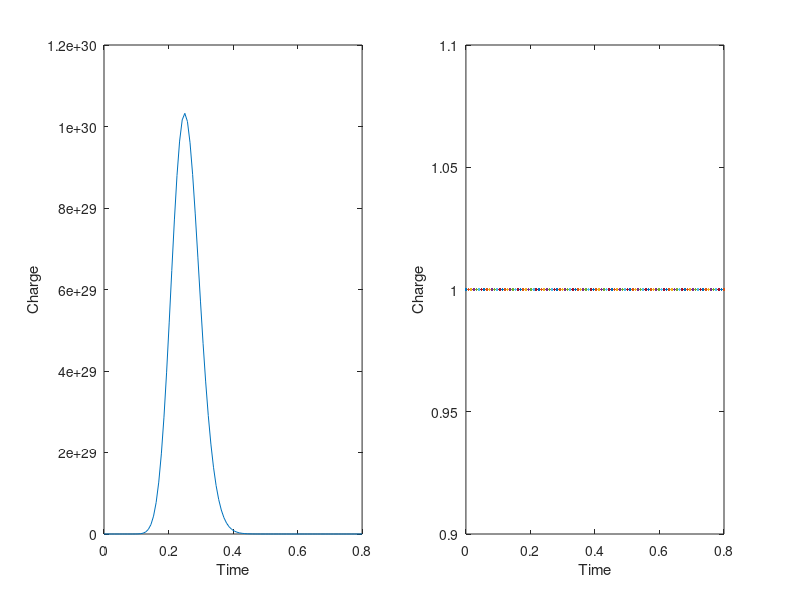

Reproduce this figure in MATLAB.
% Trevor Olsen 1.26.2023

% Function parameters
q0 = 10;
R = 60;
L = 9;
C = 0.00005;

% Use linspace to create an array of 100 points between 0 and 0.8
t = linspace(0,0.8,100)

% Calculate the values of q
q = q0.*exp(-R.*t/2.*L).*cos(sqrt(1/L*C-(R/2.*L).^2.*t))

% Plot q vs t

subplot(1,2,1);
plot (t,q)
xlabel('Time')
ylabel('Charge')
hold on




% Make the capacitor 10x bigger
q2 = 1

% Plot q2 vs t

subplot(1,2,2);
plot (t,q2)
xlabel('Time')
ylabel('Charge')